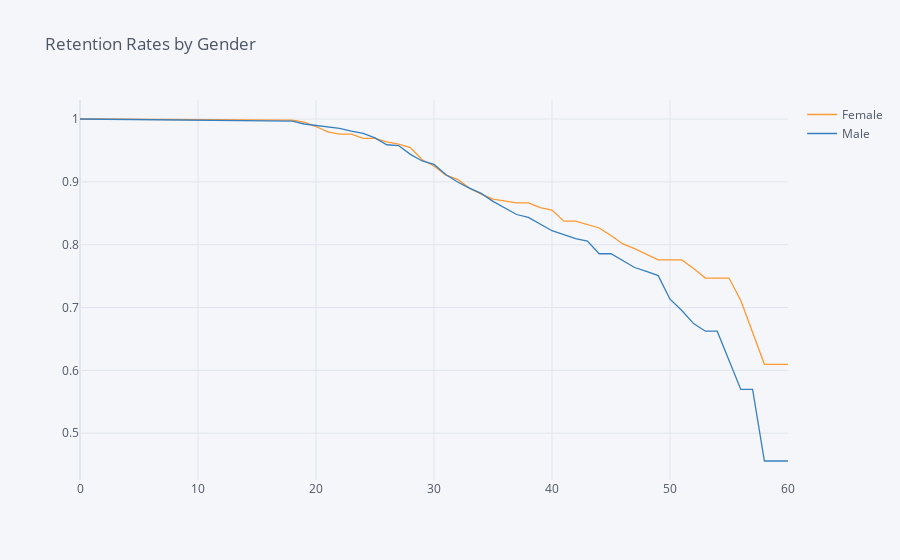

Write notebook code for a chart like this one.
### Code cell
rates = survival(data, 'Gender', 'Age', 'Attrition')

rates.iplot(kind='line', title='Retention Rates by Gender')

### Figure 1 — Plotly figure (JSON) as saved in the notebook; plotly's stock layout.template omitted (floating-point values rounded to 4 significant figures)
{"data": [{"line": {"color": "rgba(255, 153, 51, 1.0)", "dash": "solid", "shape": "linear", "width": 1.3}, "mode": "lines", "name": "Female", "text": "", "type": "scatter", "x": [0, 18, 19, 20, 21, 22, 23, 24, 25, 26, 27, 28, 29, 30, 31, 32, 33, 34, 35, 36, 37, 38, 39, 40, 41, 42, 43, 44, 45, 46, 47, 48, 49, 50, 51, 52, 53, 54, 55, 56, 57, 58, 59, 60], "y": [1, 0.9983, 0.9949, 0.988, 0.9794, 0.976, 0.976, 0.969, 0.969, 0.9637, 0.9601, 0.9544, 0.9352, 0.9252, 0.9105, 0.904, 0.8901, 0.8804, 0.8725, 0.8696, 0.8665, 0.8665, 0.8591, 0.8551, 0.8374, 0.8374, 0.8322, 0.8266, 0.8146, 0.8011, 0.7936, 0.785, 0.7757, 0.7757, 0.7757, 0.7621, 0.7469, 0.7469, 0.7469, 0.7113, 0.6605, 0.6097, 0.6097, 0.6097]}, {"line": {"color": "rgba(55, 128, 191, 1.0)", "dash": "solid", "shape": "linear", "width": 1.3}, "mode": "lines", "name": "Male", "text": "", "type": "scatter", "x": [0, 18, 19, 20, 21, 22, 23, 24, 25, 26, 27, 28, 29, 30, 31, 32, 33, 34, 35, 36, 37, 38, 39, 40, 41, 42, 43, 44, 45, 46, 47, 48, 49, 50, 51, 52, 53, 54, 55, 56, 57, 58, 59, 60], "y": [1, 0.9966, 0.9921, 0.9898, 0.9886, 0.9852, 0.9806, 0.977, 0.9699, 0.959, 0.9578, 0.9438, 0.9332, 0.9277, 0.9118, 0.8997, 0.8901, 0.8817, 0.8689, 0.8589, 0.848, 0.8433, 0.8331, 0.8222, 0.8162, 0.8096, 0.8058, 0.7856, 0.7856, 0.7752, 0.7637, 0.7575, 0.7508, 0.7132, 0.6952, 0.6744, 0.6624, 0.6624, 0.6172, 0.5697, 0.5697, 0.4558, 0.4558, 0.4558]}], "layout": {"legend": {"bgcolor": "#F5F6F9", "font": {"color": "#4D5663"}}, "paper_bgcolor": "#F5F6F9", "plot_bgcolor": "#F5F6F9", "title": {"font": {"color": "#4D5663"}, "text": "Retention Rates by Gender"}, "xaxis": {"gridcolor": "#E1E5ED", "showgrid": true, "tickfont": {"color": "#4D5663"}, "title": {"font": {"color": "#4D5663"}, "text": ""}, "zerolinecolor": "#E1E5ED"}, "yaxis": {"gridcolor": "#E1E5ED", "showgrid": true, "tickfont": {"color": "#4D5663"}, "title": {"font": {"color": "#4D5663"}, "text": ""}, "zerolinecolor": "#E1E5ED"}}}
